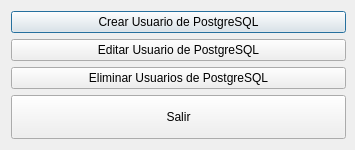
<ui version="4.0" >
 <class>GestionUsuarios</class>
 <widget class="QDialog" name="GestionUsuarios" >
  <property name="geometry" >
   <rect>
    <x>0</x>
    <y>0</y>
    <width>355</width>
    <height>150</height>
   </rect>
  </property>
  <property name="sizePolicy" >
   <sizepolicy vsizetype="Preferred" hsizetype="Preferred" >
    <horstretch>0</horstretch>
    <verstretch>0</verstretch>
   </sizepolicy>
  </property>
  <property name="minimumSize" >
   <size>
    <width>355</width>
    <height>150</height>
   </size>
  </property>
  <property name="maximumSize" >
   <size>
    <width>355</width>
    <height>118</height>
   </size>
  </property>
  <property name="acceptDrops" >
   <bool>false</bool>
  </property>
  <property name="windowTitle" >
   <string>Gestión de Usuarios</string>
  </property>
  <property name="windowIcon" >
   <iconset resource="resources.qrc" >
    <normaloff>:/images/bulmasetup_usuario.xpm</normaloff>:/images/bulmasetup_usuario.xpm</iconset>
  </property>
  <layout class="QGridLayout" >
   <property name="horizontalSpacing" >
    <number>6</number>
   </property>
   <property name="rightMargin" >
    <number>9</number>
   </property>
   <item row="0" column="0" >
    <widget class="QPushButton" name="crear_usuario_postgres" >
     <property name="text" >
      <string>Crear Usuario de PostgreSQL</string>
     </property>
     <property name="icon" >
      <iconset resource="resources.qrc" >
       <normaloff>:/images/bulmasetup_nuevousuario.xpm</normaloff>:/images/bulmasetup_nuevousuario.xpm</iconset>
     </property>
    </widget>
   </item>
   <item row="2" column="0" >
    <widget class="QPushButton" name="editar_usuario_postgres" >
     <property name="text" >
      <string>Editar Usuario de PostgreSQL</string>
     </property>
     <property name="icon" >
      <iconset resource="resources.qrc" >
       <normaloff>:/images/bulmasetup_editarusuario.xpm</normaloff>:/images/bulmasetup_editarusuario.xpm</iconset>
     </property>
    </widget>
   </item>
   <item row="3" column="0" >
    <widget class="QPushButton" name="eliminar_usuario_postgres" >
     <property name="text" >
      <string>Eliminar Usuarios de PostgreSQL</string>
     </property>
     <property name="icon" >
      <iconset resource="resources.qrc" >
       <normaloff>:/images/bulmasetup_eliminarusuario.xpm</normaloff>:/images/bulmasetup_eliminarusuario.xpm</iconset>
     </property>
    </widget>
   </item>
   <item row="4" column="0" >
    <widget class="QPushButton" name="mui_cancelar" >
     <property name="sizePolicy" >
      <sizepolicy vsizetype="Ignored" hsizetype="Ignored" >
       <horstretch>0</horstretch>
       <verstretch>0</verstretch>
      </sizepolicy>
     </property>
     <property name="text" >
      <string>Salir</string>
     </property>
     <property name="autoDefault" >
      <bool>true</bool>
     </property>
    </widget>
   </item>
  </layout>
 </widget>
 <resources>
  <include location="resources.qrc" />
 </resources>
 <connections>
  <connection>
   <sender>mui_cancelar</sender>
   <signal>released()</signal>
   <receiver>GestionUsuarios</receiver>
   <slot>close()</slot>
   <hints>
    <hint type="sourcelabel" >
     <x>177</x>
     <y>127</y>
    </hint>
    <hint type="destinationlabel" >
     <x>177</x>
     <y>74</y>
    </hint>
   </hints>
  </connection>
 </connections>
</ui>
